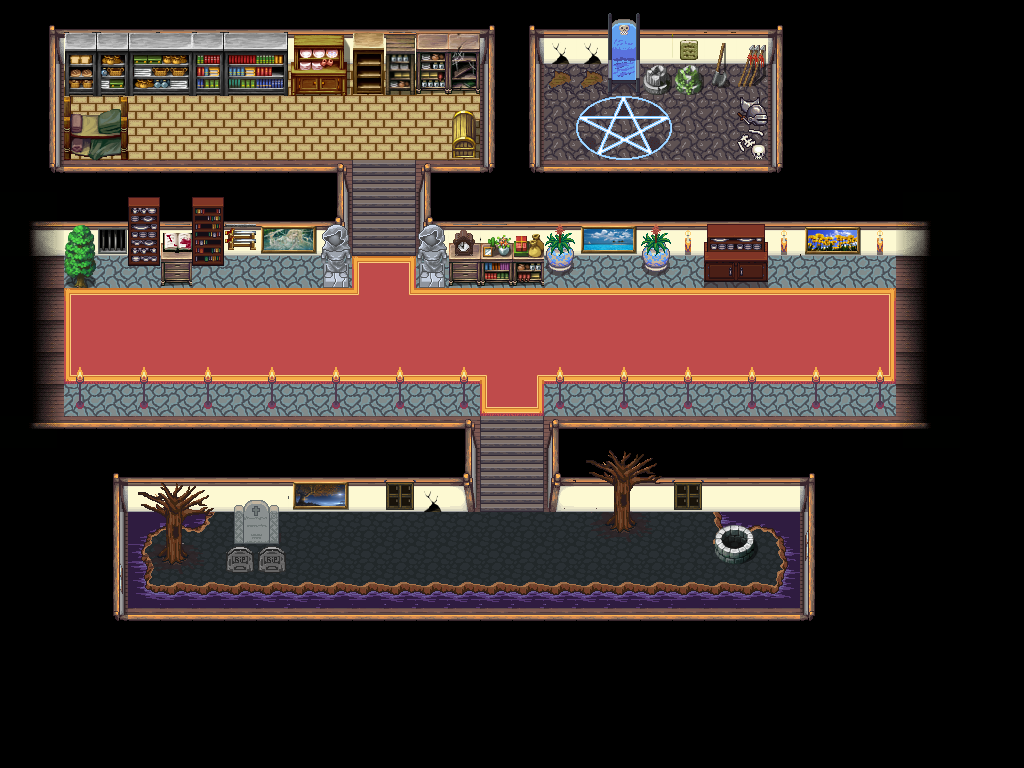

The image is a tile-based game level rendered from a .tmx file. Its description and source (layers, tilesets, objects; grid data summarised) follow:
An orthogonal 32x24 tile map with 32x32 px tiles, 4 tile layers (sala secreta, suelo, objetos, extras), 9 tilesets.

<map version="1.2" tiledversion="1.2.3" orientation="orthogonal" renderorder="right-down" width="32" height="24" tilewidth="32" tileheight="32" infinite="0" nextlayerid="5" nextobjectid="1">
 <tileset firstgid="1" source="../resources_tsx/casa_madera.tsx" />
 <tileset firstgid="118" source="../resources_tsx/cavern_ruins.tsx" />
 <tileset firstgid="502" source="../resources_tsx/city_outside.tsx" />
 <tileset firstgid="934" source="../resources_tsx/build_atlas.tsx" />
 <tileset firstgid="1958" source="../resources_tsx/city_inside.tsx" />
 <tileset firstgid="2342" source="../resources_tsx/decorations.tsx" />
 <tileset firstgid="2598" source="../resources_tsx/obj_misk_atlas.tsx" />
 <tileset firstgid="3622" source="../resources_tsx/house_inside.tsx" />
 <tileset firstgid="3846" source="../resources_tsx/house_interior.tsx" />
 <layer id="4" name="sala secreta" width="32" height="24">
  <data>[768 cells, 77 non-empty, 22 distinct tile ids]</data>
 </layer>
 <layer id="1" name="suelo" width="32" height="24">
  <data>[768 cells, 768 non-empty, 52 distinct tile ids]</data>
 </layer>
 <layer id="2" name="objetos" width="32" height="24">
  <data>[768 cells, 222 non-empty, 126 distinct tile ids]</data>
 </layer>
 <layer id="3" name="extras" width="32" height="24">
  <data>[768 cells, 34 non-empty, 6 distinct tile ids]</data>
 </layer>
</map>
